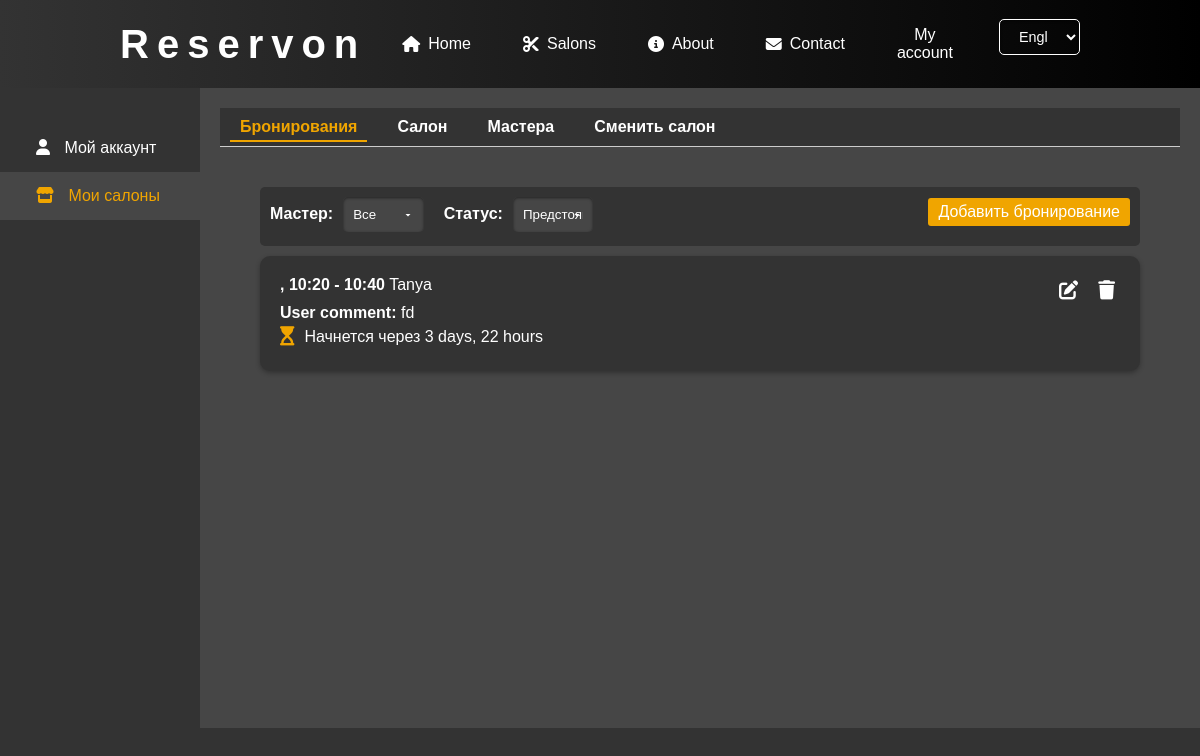
Before: /user-account/bookings/ (signed in) with the older database file.
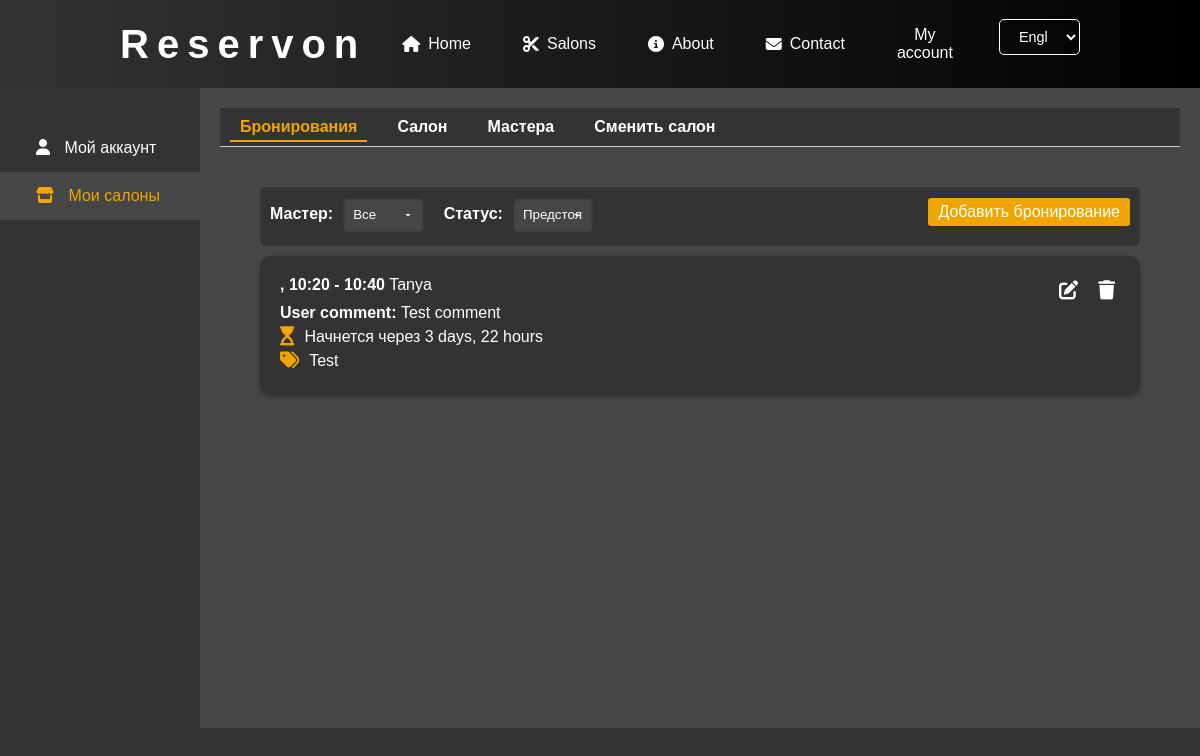
After: the same page with the newer database file.
### salons/models.py (models this page shows, shortened)
class Appointment(models.Model):
    salon = models.ForeignKey(Salon, on_delete=models.CASCADE)
    user = models.ForeignKey(User, on_delete=models.CASCADE, null=True, blank=True)
    start_datetime = models.DateTimeField()
    end_datetime = models.DateTimeField(null=True, blank=True)
    created_at = models.DateTimeField(auto_now_add=True)
    user_comment = models.TextField('Комментарий клиента', null=True, blank=True)
    barbers = models.ManyToManyField(
        Barber,
        through='AppointmentBarberService',
        related_name='appointments'
    )

class AppointmentBarberService(models.Model):
    appointment = models.ForeignKey(Appointment, on_delete=models.CASCADE, related_name='barber_services')
    barber = models.ForeignKey(Barber, on_delete=models.SET_NULL, null=True, blank=True, related_name='appointmentbarberservice')
    services = models.ManyToManyField(Service)
    start_datetime = models.DateTimeField()
    end_datetime = models.DateTimeField()

class Barber(models.Model):
    salon = models.ForeignKey(Salon, on_delete=models.CASCADE, related_name='barbers')
    user = models.OneToOneField(User, on_delete=models.SET_NULL, null=True, blank=True)
    name = models.CharField(max_length=100)
    avatar = models.ImageField(upload_to='salons/barbers', blank=True, null=True)
    description = models.TextField(blank=True, null=True)
    categories = models.ManyToManyField(ServiceCategory, related_name='barbers')  # Add this line
    def __str__(self):
        return self.name

class Service(models.Model):
    STATUS_CHOICES = [
        ('active', 'Active'),
        ('suspend', 'Suspend'),
    ]
    name = models.CharField(max_length=100)
    image = models.ImageField(upload_to='salons/services', blank=True, null=True)
    price = models.DecimalField(max_digits=8, decimal_places=2)
    duration = models.DurationField()
    salon = models.ForeignKey(Salon, on_delete=models.CASCADE, related_name='services')
    category = models.ForeignKey(ServiceCategory, on_delete=models.SET_NULL, null=True, blank=True, related_name='services')
    status = models.CharField(
        max_length=10,
        choices=STATUS_CHOICES,
        default='active',
        verbose_name="Status"
    )
    def __str__(self):
        return self.name

class ServiceCategory(models.Model):
    name = models.CharField(max_length=100, unique=True)  # Название категории
    default_duration = models.IntegerField('Default duration (minutes)', default=15)

### user_account/views.py (the view)
# urls.py: path('bookings/', views.manage_bookings, name='manage_bookings'),
@login_required
def manage_bookings(request):
    user = request.user
    salons = user.administered_salons.all()
    if not salons.exists():
        return render(request, 'user_account/no_salons.html')
    salon_id = request.GET.get('salon_id')
    if salon_id:
        selected_salon = get_object_or_404(Salon, id=salon_id, admins=user)
    else:
        selected_salon = salons.first()
    appointments = Appointment.objects.filter(salon=selected_salon)
    barber_id = request.GET.get('barber')
    status = request.GET.get('status', 'upcoming')  # По умолчанию 'upcoming'
    if barber_id:
        appointments = appointments.filter(barber_services__barber_id=barber_id)
    if status == 'past':
        appointments = appointments.filter(end_datetime__lt=timezone.now())
    elif status == 'upcoming':
        appointments = appointments.filter(start_datetime__gte=timezone.now())
    appointments = appointments.distinct()
    appointments = appointments.order_by('start_datetime')
    paginator = Paginator(appointments, 10)
    page_number = request.GET.get('page')
    page_obj = paginator.get_page(page_number)
    barbers = Barber.objects.filter(salon=selected_salon)
    booking_form = AdminBookingForm(salon=selected_salon)
    context = {
        'appointments': page_obj,
        'barbers': barbers,
        'selected_salon': selected_salon,
        'salons': salons,
        'active_menu': 'bookings',
        'active_sidebar': 'salons',
        'now': timezone.now(),
        'booking_form': booking_form,
    }
    return render(request, 'user_account/manage_bookings.html', context)

### salons/models.py (called while the page is built)
    def __str__(self):
        return self.name

### user_account/templatetags/custom_filters.py (called while the page is built)
@register.filter
def format_date_localized(value):
    if value is None:
        return ''
    tz = timezone.get_current_timezone()
    value = timezone.localtime(value, tz)
    current_language = get_language() or 'en'
    locale_code = LANGUAGE_LOCALE_MAP.get(current_language, 'en')
    return format_datetime(value, "d MMMM", locale=locale_code)

### user_account/templates/user_account/manage_bookings.html (shortened to what this page needs)
{% extends "user_account/account_base.html" %}
{% load custom_filters %}
{% load static %}
{% block page_content %}
<div class="bookings-container">
    <form method="get" class="filter-form">
        <div class="filter-fields">
            <label for="barber">Мастер:</label>
            <select name="barber" id="barber"  onchange="this.form.submit()">
                <option value="">Все</option>
            </select>
            <label for="status">Статус:</label>
            <select name="status" id="status"  onchange="this.form.submit()">
                <option value="upcoming" {% if request.GET.status == 'upcoming' or request.GET.status == None %}selected{% endif %}>Предстоящие</option>
            </select>
        </div>
          <button type="button" class="btn btn-primary" data-toggle="modal" data-target="#addBookingModal">
            Добавить бронирование
          </button>
        </form>
                        {% include "user_account/add_booking.html" with form=booking_form selected_salon=selected_salon %}
    {% for appointment in appointments %}
        {% if appointment.id %}
    <div class="booking-card"  onclick="window.location.href=`{% url 'user_account:edit_booking' appointment.id %}`">
        <div class="booking-info">
           <span class="booking-time">{{ appointment.start_datetime|format_date_localized }}, {{ appointment.start_datetime|time:"H:i" }} - {{ appointment.end_datetime|time:"H:i" }}</span>
           {% for barber_service in appointment.barber_services.all %}
                   {{ barber_service.barber.name }}{% if not forloop.last %}, {% endif %}
               {% endfor %}
           <p><strong>User comment:</strong> &nbsp;{{ appointment.user_comment }}</p>
            {% with time_diff=appointment.start_datetime|timeuntil:now %}
            {% if appointment.start_datetime > now %}
                <p>
                    <i class="fas fa-hourglass-start"></i>
                    <span class="booking-countdown">Начнется через {{ time_diff }}</span>
                </p>
            {% else %}
                <p>
                    <i class="fas fa-hourglass-end"></i>
                    <span class="booking-countdown">Уже началось</span>
                </p>
            {% endif %}
        {% endwith %}
        {% if appointment.barber_services.exists %}
        {% for barber_service in appointment.barber_services.all %}
            {% if barber_service.services.exists %}
                {% for service in barber_service.services.all %}
                    {% if service.category %}
                        <p>
                            <i class="fas fa-tags"></i>
                            <span class="booking-categories">{{ service.category.name }}</span>
                        </p>
                    {% endif %}
                {% endfor %}
            {% endif %}
        {% endfor %}
    {% endif %}
        </div>
        <div class="booking-actions">
            <a href="{% url 'user_account:edit_booking' appointment.id %}" class="action-button" title="Редактировать"><i class="fas fa-edit"></i></a>
            <a href="{% url 'user_account:delete_booking' appointment.id %}" class="action-button" title="Удалить"><i class="fas fa-trash"></i></a>
        </div>
    </div>
    {% else %}
        <p>Ошибка: бронирование без идентификатора.</p>
    {% endif %}
        {% empty %}
        <p>Бронирований пока нет</p>
    {% endfor %}
</div>
{% endblock %}

Changed rows visible on the page:
changed Appointment: user_comment "fd" → "Test comment"
changed AppointmentBarberService "Tanya": gains Service (category.name "Test")
